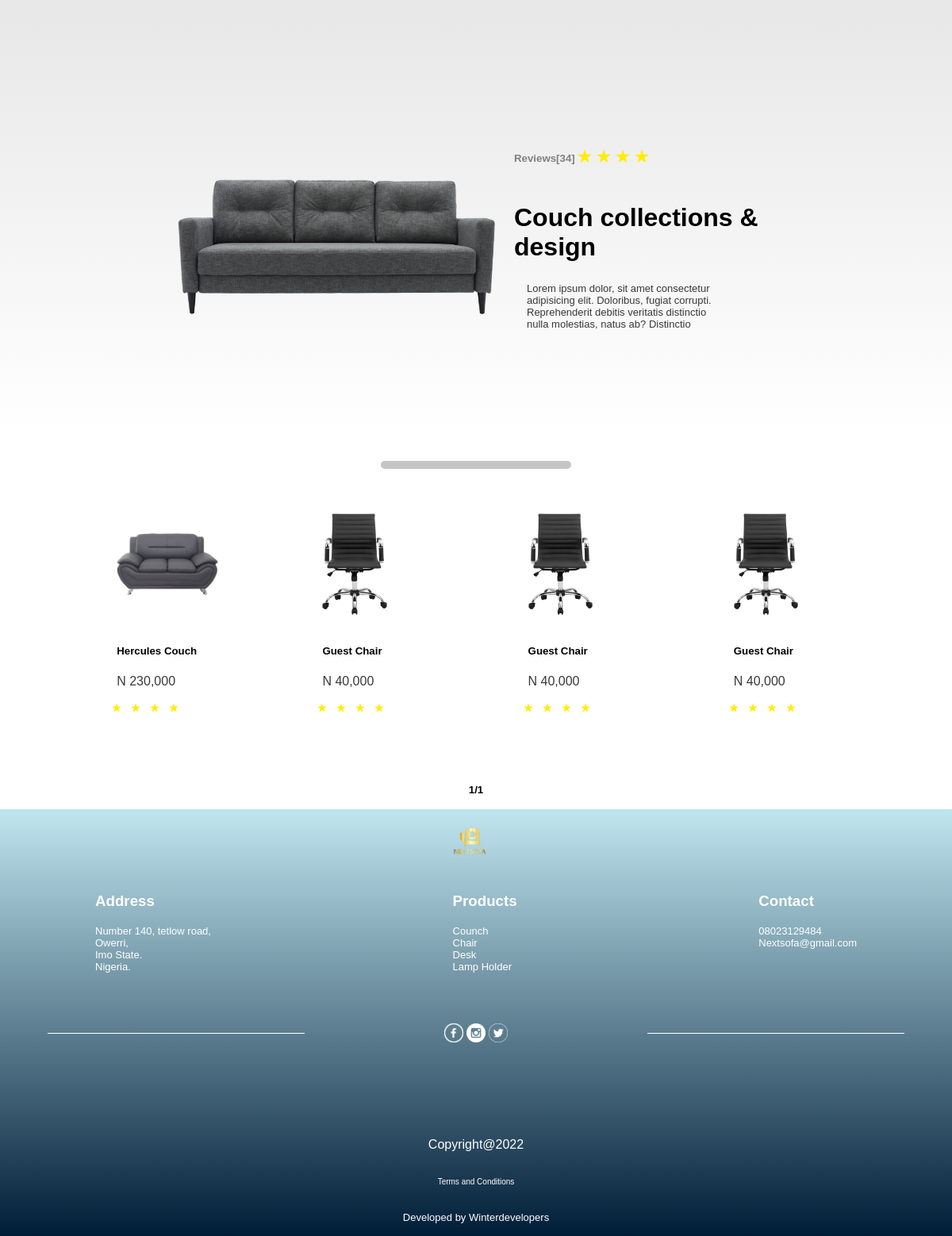
Screenshot of /collection/couch with the database file from the repository.
### company/models.py (models this page shows, shortened)
class Collection(models.Model):
    name = models.CharField(max_length=50)
    slug = models.SlugField(null=True)
    image = models.ImageField(upload_to='collection')
    details = models.CharField(max_length=200)
    insights = models.IntegerField(default=0)
    def imageURL(self):
        try:
            img_url = self.image.url
        except:
            img_url = 'next-sofa'
        return img_url

### store/models.py (models this page shows, shortened)
class Product(models.Model):
    collection = models.ForeignKey(Collection, on_delete = models.CASCADE, related_name='product_collect')
    name = models.CharField(max_length=40)
    slug = models.SlugField(null=True)
    top_featured = models.BooleanField(default=False)
    description = models.CharField(max_length=400)
    insight = models.PositiveBigIntegerField(default=0)
    price = models.BigIntegerField(default=0)
    quantity = models.IntegerField(default=0)
    image = models.ImageField(upload_to='product')
    def imageURL(self):
        try:
            img_url = self.image.url
        except:
            img_url = 'next-sofa'
        return img_url
    def get_absolute_url(self):
        return reverse('store:product', kwargs={'slug':self.slug})

### company/views.py (the view)
# urls.py: path('collection/<slug:slug>', views.collection, name='collection'),
def collection(request, slug):
    collection = Collection.objects.get(slug=slug)
    featured_products = Product.objects.filter(collection=collection)
    page = request.GET.get('page',1)
    pagnated_products = Paginator(featured_products, 1)
    try:
        products = pagnated_products.page(page)
    except PageNotAnInteger:
        products = pagnated_products.page(1)
    except EmptyPage:
        products = pagnated_products.page(pagnated_products.num_pages)
    context = {'products':products, 'collection':collection, 'paginate':pagnated_products}
    template_name = 'collection.html'
    return render(request, template_name, context)

### company/templates/collection.html (shortened to what this page needs)
{% extends 'base.html' %}
{% load static %}
{% load humanize %}
{% block content %}
<section class="category">
    <div class="category-head">
        <img src="{{collection.imageURL}}" alt="" class="category-img">
        <div>
            <span>
                <h5>
                Reviews[34]
                </h5>
                <img src="{% static 'icons/star.png' %}" alt="" class="review-star">
                <img src="{% static 'icons/star.png' %}" alt="" class="review-star">
                <img src="{% static 'icons/star.png' %}" alt="" class="review-star">
                <img src="{% static 'icons/star.png' %}" alt="" class="review-star">
            </span>
            <h1>{{collection.name}} collections & design</h1>
            <p>
                {{collection.details}}
            </p>
        </div>
    </div>
    <div style="width:20%;height:0.6rem;background-color: rgb(197, 197, 197); position: relative;top:2.5rem; border-radius:0.3rem;margin:0rem auto;margin-bottom: 3rem;"></div>
</section>
    <section class="our-product">
        <div class="product-item-container">
            {% for product in products %}
            <div>
                <a href="{{product.get_absolute_url}}">
                    <div class="product-image">
                        <img src="{{product.imageURL}}" alt="">
                    </div>
                    <h5>
                        {{product.name}}
                    </h5>
                    <p>
                        N {{product.price|intcomma}}
                    </p>
                    <div class="product-review-star">
                        <img src="{% static 'icons/star.png' %}" alt="">
                        <img src="{% static 'icons/star.png' %}" alt="">
                        <img src="{% static 'icons/star.png' %}" alt="">
                        <img src="{% static 'icons/star.png' %}" alt="">
                    </div>
                </a>
            </div>
            {% endfor %}
            <div>
                <div class="product-image">
                    <img src="{% static 'images/guest-chair.png' %}" alt="">
                </div>
                <h5>
                    Guest Chair
                </h5>
                <p>
                    N 40,000
                </p>
                <div class="product-review-star">
                    <img src="{% static 'icons/star.png' %}" alt="">
                    <img src="{% static 'icons/star.png' %}" alt="">
                    <img src="{% static 'icons/star.png' %}" alt="">
                    <img src="{% static 'icons/star.png' %}" alt="">
                </div>
            </div>
            <div>
                <div class="product-image">
                    <img src="{% static 'images/guest-chair.png' %}" alt="">
                </div>
                <h5>
                    Guest Chair
                </h5>
                <p>
                    N 40,000
                </p>
                <div class="product-review-star">
                    <img src="{% static 'icons/star.png' %}" alt="">
                    <img src="{% static 'icons/star.png' %}" alt="">
                    <img src="{% static 'icons/star.png' %}" alt="">
                    <img src="{% static 'icons/star.png' %}" alt="">
                </div>
            </div>
            <div>
                <div class="product-image">
                    <img src="{% static 'images/guest-chair.png' %}" alt="">
                </div>
                <h5>
                    Guest Chair
                </h5>
                <p>
                    N 40,000
                </p>
                <div class="product-review-star">
                    <img src="{% static 'icons/star.png' %}" alt="">
                    <img src="{% static 'icons/star.png' %}" alt="">
                    <img src="{% static 'icons/star.png' %}" alt="">
                    <img src="{% static 'icons/star.png' %}" alt="">
                </div>
            </div>
        </div>
    </section>
    <div class="pagnition">
        {% for i in products.paginator.page_range %}
        {% if products.number == i %}
        <div>{{i}}/{{paginate.num_pages}}</div>
        {% endif %}
        {% endfor %}
    </div>
{% endblock %}

### static/css/main.css (style rules this page uses)
:root { --gold-font:#FFE178; --dark-font:rgb(3, 3, 3); --grey-font:rgb(56, 56, 56); --grey-background:#D9D9D9; --light-grey-background:#E9E9E9; }
a { text-decoration:none; color: var(--dark-font);padding:0rem; }
body { padding: 0;margin: 0; font-family:Verdana, Geneva, Tahoma, sans-serif; }
.our-product { padding:2rem; }
.our-product p { color:var(--grey-font); }
.product-review-star { display:flex; }
.product-review-star img { width: 1rem;padding-left:0.5rem; }
.product-image { width: 8rem;height:8rem; padding:1rem; }
.product-image img { max-width:100%; min-width: 50%; height:100%; object-fit: contain; margin:0 auto; }
.product-item-container { display: flex;justify-content:space-evenly; flex-wrap: wrap; }
.product-item-container>div { margin-bottom: 2rem; }
.product-item-container>div h5,p { padding-left:1rem; }
.category { background-image: linear-gradient(180deg,rgba(231, 231, 231, 1),rgba(217, 217, 217, 0)); padding-top:12rem;width: 100vw; }
.category-head { width: 50rem; display:flex; justify-content: space-between; margin: 0rem auto;margin-bottom: 7rem; }
.category-img { width:50%; height: auto; margin: auto auto; }
.category-head div { width: 22rem; }
.category-head span { display:flex;padding: 1rem auto; }
.category-head h1 { inline-size:20rem; font-size: xx-large; }
.category-head h5 { margin-top:0rem; color:gray; }
.category-head p { font-size: small; inline-size: 15rem;color: var(--grey-font); }
.review-star { width: 1.5rem;height:1.5rem; transform: translateY(-30%); }
.pagnition { width:fit-content; margin:1rem auto; display: flex; }
.pagnition div { font-size: smaller; font-weight: 800; height:1rem;margin-top: 0.5rem; }

### rows the page displays
Collection: imageURL (picture), name "Couch", details "Lorem ipsum dolor, sit amet consectetur adipisicing elit. Doloribus, fugiat corrupti. Reprehenderit debitis veritatis distinctio nulla molestias, natus ab? Distinctio"
Product: imageURL (picture), name "Hercules Couch", price "230,000"

### other values shown
{{ i }} "1"
{{ paginate.num_pages }} "1"
